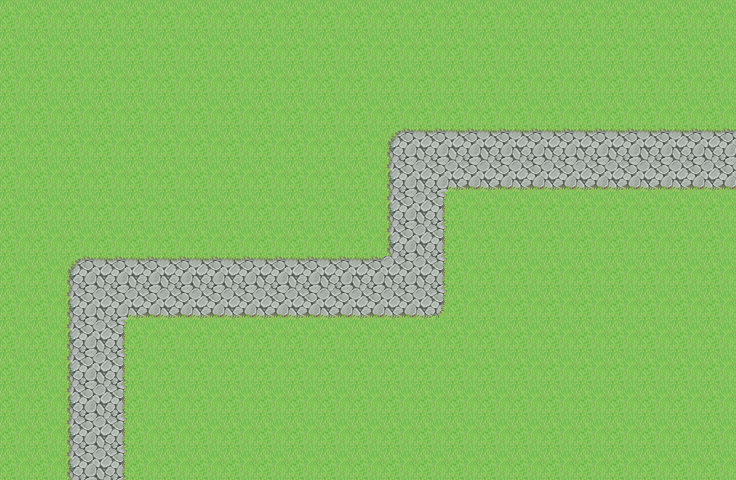

Tiled map render using the project's own tile images. Description and the map definition, with tile-layer contents summarised, below:
An orthogonal 23x15 tile map with 32x32 px tiles, 1 tile layer (bg) and 5 objects (0, 1, 2, 3, 4).

<map version="1.0" orientation="orthogonal" width="23" height="15" tilewidth="32" tileheight="32">
 <tileset firstgid="1" name="tiles" tilewidth="32" tileheight="32">
  <image source="tiles.png" width="128" height="96" />
  <tile id="11">
   <properties>
    <property name="canTouch" value="1" />
   </properties>
  </tile>
 </tileset>
 <layer name="bg" width="23" height="15">
  <data>[345 cells, 345 non-empty, 9 distinct tile ids]</data>
 </layer>
 <objectgroup name="obj" width="23" height="15">
  <object name="0" x="96" y="480" />
  <object name="1" x="96" y="288" />
  <object name="2" x="416" y="288" />
  <object name="3" x="416" y="160" />
  <object name="4" x="736" y="160" />
 </objectgroup>
</map>